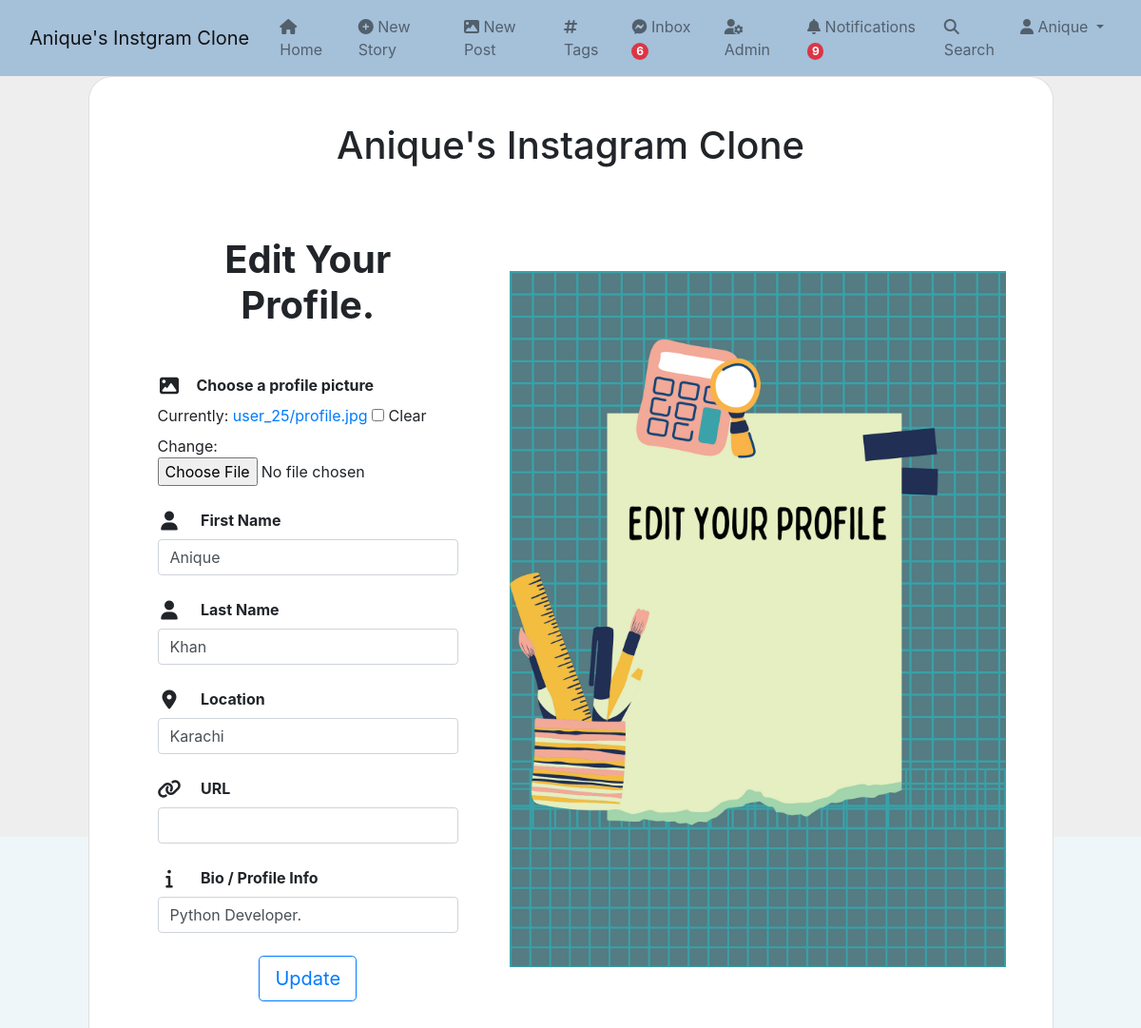
/editprofile (signed in), run on the app's committed database.
### app_auth/models.py (models this page shows, shortened)
class Profile(models.Model):
    user = models.OneToOneField(User, on_delete=models.CASCADE, related_name='profile')
    first_name = models.CharField(max_length=50, null=True, blank=True)
    last_name = models.CharField(max_length=50, null=True, blank=True)
    location = models.CharField(max_length=50, null=True, blank=True)
    url = models.URLField(max_length=80, null=True, blank=True)
    profile_info = models.TextField(max_length=150, null=True, blank=True)
    date = models.DateField(auto_now_add=True)
    favorites = models.ManyToManyField(Post)
    picture = models.ImageField(upload_to=user_directory_path, blank=True, null=True, verbose_name='Picture')

### app_auth/views.py (the view)
# urls.py: path("editprofile",views.edit_profile,name='edit_profile'),
@login_required
def edit_profile(request):
	user = request.user.id
	profile =Profile.objects.get(user__id=user)
	if request.method == 'POST':
		form = EditProfileForm(request.POST,request.FILES)
		if form.is_valid():
			profile.picture = form.cleaned_data.get("picture")
			profile.first_name = form.cleaned_data.get("first_name")
			profile.last_name = form.cleaned_data.get("last_name")
			profile.location = form.cleaned_data.get("location")
			profile.url = form.cleaned_data.get("url")
			profile.profile_info = form.cleaned_data.get("profile_info")
			profile.save()
			return redirect('profile',username=User.objects.get(id=user).username)
	else:
		form = EditProfileForm(instance=profile)
	context = {
		'form':form,
	}
	return render(request,'authentication/edit_profile.html',context)

### app_auth/forms.py
class EditProfileForm(forms.ModelForm):
	picture = forms.ImageField(required=False)
	first_name= forms.CharField(widget=forms.TextInput(attrs={'class': 'form-control'}),max_length=60,required=False)
	last_name= forms.CharField(widget=forms.TextInput(attrs={'class': 'form-control'}),max_length=60,required=False)
	location= forms.CharField(widget=forms.TextInput(attrs={'class': 'form-control'}),max_length=30,required=False)
	url = forms.URLField(widget=forms.TextInput(attrs={'class': 'form-control'}),max_length=60,required=False)
	profile_info = forms.CharField(widget=forms.TextInput(attrs={'class': 'form-control'}),max_length=400,required=False)
	class Meta:
		model = Profile
		fields = ('picture','first_name','last_name','location','url','profile_info')

### direct/views.py (called while the page is built)
def directs_count(request):
    directs_count = 0
    if request.user.is_authenticated:
        directs_count = Message.objects.filter(user=request.user,is_read=False).count()
    return {'directs_count':directs_count}

### notification/views.py (called while the page is built)
def count_notifications(request):
    count_notifications=0
    if request.user.is_authenticated:
        count_notifications = Notification.objects.filter(user=request.user,is_seen=False).count()
    return {"count_notifications":count_notifications}

### instagram_clone/templates/authentication/edit_profile.html (shortened to what this page needs)
{% extends 'base.html' %}{% load static %} {% block content %}
<section class="vh-100" style="background-color: #eee">
  <div class="container h-90">
    <div class="row d-flex justify-content-center align-items-center h-100">
      <div class="col-lg-12 col-xl-11">
        <div class="card text-black" style="border-radius: 25px">
          <div class="card-body p-md-5">
            <h1 class="text-center mb-5">Anique's Instagram Clone</h1>
            <div class="row justify-content-center">
              <div class="col-md-10 col-lg-6 col-xl-5 order-2 order-lg-1">
                <p class="text-center h1 fw-bold mb-5 mx-1 mx-md-4 mt-4">
                  Edit Your Profile.
                </p>
                <form
                  class="mx-1 mx-md-4"
                  method="post"
                  enctype="multipart/form-data"
                  action=""
                  role="form"
                >
                  <div class="d-flex flex-row align-items-center mb-4">
                    <div class="form-outline flex-fill mb-0">
                      <label class="form-label" for="form3Example1c"
                        ><i class="fas fa-image fa-lg me-3 fa-fw"></i
                        ><b>Choose a profile picture</b></label
                      > <br>{{form.picture}}
                    </div>
                  </div>
                  <div class="d-flex flex-row align-items-center mb-4">
                    <div class="form-outline flex-fill mb-0">
                      <label class="form-label" for="form3Example4c">
                        <i class="fas fa-user fa-lg me-3 fa-fw"></i>
                        <b>First Name</b></label
                      > {{form.first_name}}
                    </div>
                  </div>
                  <div class="d-flex flex-row align-items-center mb-4">
                    <div class="form-outline flex-fill mb-0">
                      <label class="form-label" for="form3Example4c">
                        <i class="fas fa-user fa-lg me-3 fa-fw"></i>
                        <b>Last Name</b></label
                      > {{form.last_name}}
                    </div>
                  </div>
                  <div class="d-flex flex-row align-items-center mb-4">
                    <div class="form-outline flex-fill mb-0">
                      <label class="form-label" for="form3Example4c">
                        <i class="fas fa-location-dot fa-lg me-3 fa-fw"></i>
                        <b>Location</b></label
                      > {{form.location}}
                    </div>
                  </div><div class="d-flex flex-row align-items-center mb-4">
                    <div class="form-outline flex-fill mb-0">
                      <label class="form-label" for="form3Example4c">
                        <i class="fas fa-link fa-lg me-3 fa-fw"></i>
                        <b>URL</b></label
                      > {{form.url}}
                    </div>
                  </div><div class="d-flex flex-row align-items-center mb-4">
                    <div class="form-outline flex-fill mb-0">
                      <label class="form-label" for="form3Example4c">
                        <i class="fas fa-info fa-lg me-3 fa-fw"></i>
                        <b>Bio / Profile Info</b></label
                      > {{form.profile_info}}
                    </div>
                  </div>
                  <div class="d-flex justify-content-center mx-4 mb-3 mb-lg-4">
                    <button
                      type="submit"
                      class="btn btn-outline-primary btn-lg"
                    >
                      Update
                    </button>
                  </div>
                </form>
              </div>
              <div
                class="col-md-10 col-lg-6 col-xl-7 d-flex align-items-center order-1 order-lg-2"
              >
                <img
                  src="{% static 'img/edit_profile.png' %}"
                  class="img-fluid"
                  alt="Phone image"
                />
              </div>
            </div>
          </div>
        </div>
      </div>
    </div>
  </div>
</section>
{% endblock content %}

### instagram_clone/templates/base.html (shortened to what this page needs)
{% load static %}
<!DOCTYPE html>
<html lang="en">
  <head>
    <link
      href="https://cdn.jsdelivr.net/npm/bootstrap@5.0.2/dist/css/bootstrap.min.css"
      rel="stylesheet"
    />
    <link
      rel="stylesheet"
      href="https://cdnjs.cloudflare.com/ajax/libs/font-awesome/6.1.1/css/all.min.css"
    />
    <link
      rel="stylesheet"
      href="https://stackpath.bootstrapcdn.com/bootstrap/4.3.1/css/bootstrap.min.css"
    />
  </head>
  <body style="background-color: #eef6f9">
    <nav
      class="navbar navbar-expand-lg navbar-light"
      style="background-color: #a5c0d9"
    >
      <div class="container-fluid">
        <a class="navbar-brand" href="#">Anique's Instgram Clone</a>
        <div class="collapse navbar-collapse" id="navbarSupportedContent">
          <ul class="navbar-nav me-auto mb-2 mb-lg-0">
            <li class="nav-item ml-2">
              <a class="nav-link" aria-current="page" href="{% url 'index' %}"
                ><i class="fa fa-home"></i> Home</a
              >
            </li>
            <li class="nav-item ml-2">
              <a class="nav-link" href="{% url 'new_story' %}"
                ><i class="fa fa-plus-circle"></i> New Story</a
              >
            </li>
            <li class="nav-item ml-2">
              <a class="nav-link" href="{% url 'new_post' %}"
                ><i class="fa fa-image"></i> New Post</a
              >
            </li>
            <li class="nav-item ml-2">
              <a class="nav-link" href="{% url 'tags' %}"
                ><i class="fa fa-hashtag"></i> Tags</a
              >
            </li>
            <li class="nav-item ml-2">
              <a class="nav-link" href="{% url 'inbox' %}"
                ><i class="fa-brands fa-facebook-messenger"></i> Inbox
                {% if directs_count %}
                <span class="badge rounded-pill bg-danger"
                  >{{directs_count}}</span
                >{% endif %}
              </a>
            </li>
            {% if request.user.is_superuser %}
            <li class="nav-item ml-2">
              <a class="nav-link" href="/admin"
                ><i class="fa-solid fa-user-gear"></i> Admin</a
              >
            </li>
            {% endif %}
            <li class="nav-item ml-2">
              <a class="nav-link" href="{% url 'notifications' %}"
                ><i class="fa-solid fa-bell"></i> Notifications
                {% if count_notifications %}
                <span class="badge rounded-pill bg-danger"
                  >{{count_notifications}}</span
                >{% endif %}
              </a>
            </li>
            <li class="nav-item ml-2">
              <a class="nav-link" href="{% url 'search_user' %}"
                ><i class="fa-solid fa-search"></i> Search</a
              >
            </li>
            <li class="nav-item dropdown">
              <a
                class="nav-link dropdown-toggle"
                href="#"
                id="navbarDropdown"
                role="button"
                data-bs-toggle="dropdown"
                aria-expanded="false"
              >
                <i class="fa fa-user"></i> {{request.user.username|capfirst}}
              </a>
            </li>
          </ul>
        </div>
      </div>
    </nav>
    {% block content %}{% endblock content %}
  </body>
</html>

### data on the page
Profile: first_name "Anique", last_name "Khan", location "Karachi", profile_info "Python Developer."

### other printed values
{{ directs_count }} "6"
{{ count_notifications }} "9"
{{ request.user.username|capfirst }} "Anique"
